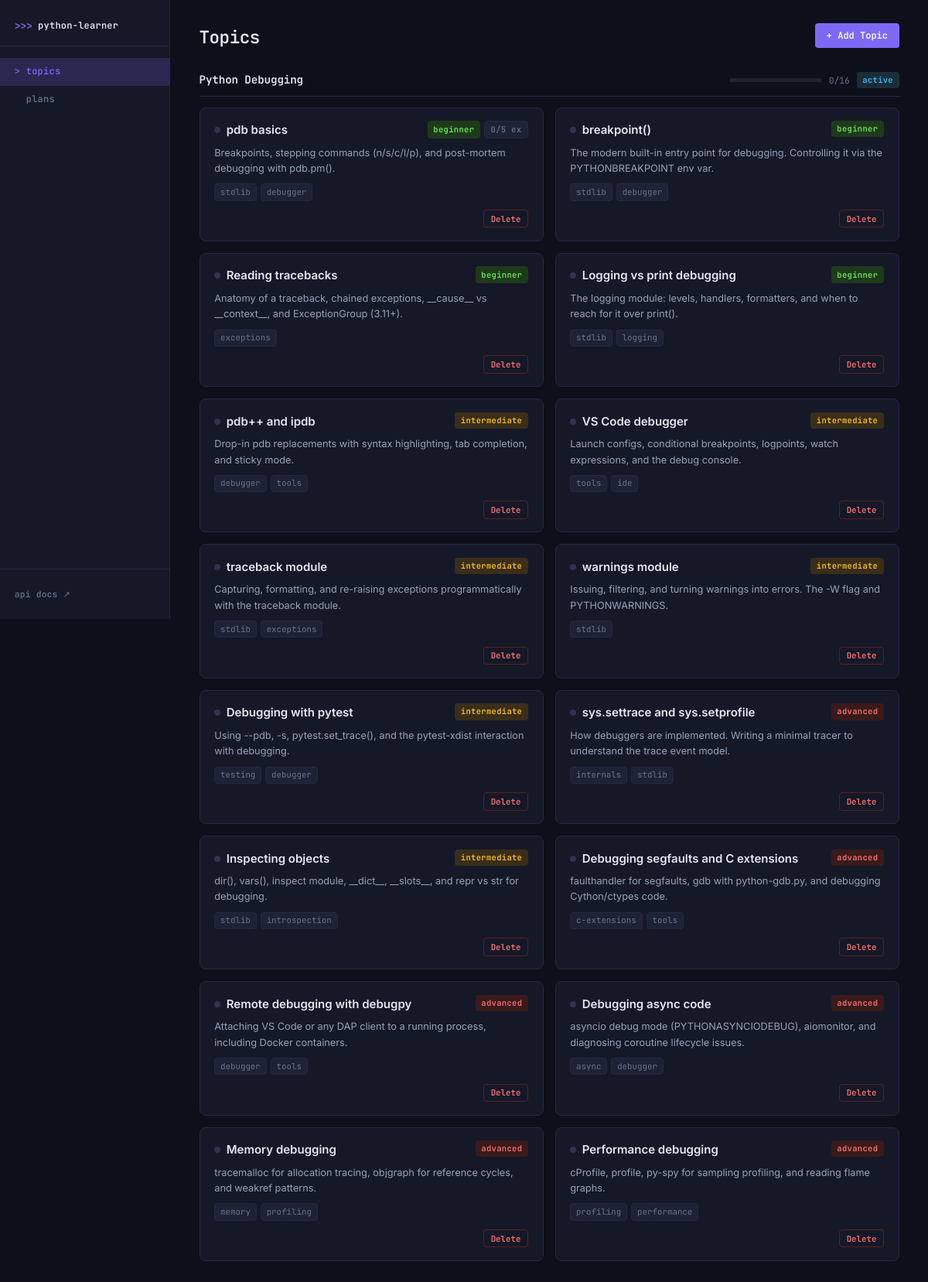
Page /topics/ on the committed database.
### app/models/plan.py (models this page shows, shortened)
class LearningPlan(Base):
    __tablename__ = "learning_plans"
    id: Mapped[int] = mapped_column(primary_key=True)
    name: Mapped[str]
    description: Mapped[Optional[str]] = mapped_column(Text, nullable=True)
    status: Mapped[str] = mapped_column(default="active")  # active | paused | completed
    created_at: Mapped[datetime] = mapped_column(DateTime, server_default=func.now())
    items: Mapped[list[PlanItem]] = relationship(
        "PlanItem",
        back_populates="plan",
        order_by="PlanItem.position",
        cascade="all, delete-orphan",
    )

class PlanItem(Base):
    __tablename__ = "plan_items"
    __table_args__ = (
        UniqueConstraint("plan_id", "topic_id", name="uq_plan_topic"),
    )
    id: Mapped[int] = mapped_column(primary_key=True)
    plan_id: Mapped[int] = mapped_column(ForeignKey("learning_plans.id"))
    topic_id: Mapped[int] = mapped_column(ForeignKey("topics.id"))
    position: Mapped[int] = mapped_column(default=0)
    status: Mapped[str] = mapped_column(default="not_started")  # not_started | in_progress | done
    notes: Mapped[Optional[str]] = mapped_column(Text, nullable=True)
    plan: Mapped[LearningPlan] = relationship("LearningPlan", back_populates="items")
    topic: Mapped[Topic] = relationship("Topic", back_populates="plan_items")

### app/models/topic.py (models this page shows, shortened)
class Topic(Base):
    __tablename__ = "topics"
    id: Mapped[int] = mapped_column(primary_key=True)
    name: Mapped[str] = mapped_column(index=True)
    slug: Mapped[str] = mapped_column(unique=True, index=True)
    description: Mapped[Optional[str]] = mapped_column(Text, nullable=True)
    difficulty: Mapped[str] = mapped_column(default="beginner")  # beginner | intermediate | advanced
    tags: Mapped[Optional[str]] = mapped_column(nullable=True)   # comma-separated
    parent_id: Mapped[Optional[int]] = mapped_column(ForeignKey("topics.id"), nullable=True)
    created_at: Mapped[datetime] = mapped_column(DateTime, server_default=func.now())
    parent: Mapped[Optional[Topic]] = relationship(
        "Topic", remote_side="Topic.id", back_populates="children"
    )
    children: Mapped[list[Topic]] = relationship(
        "Topic", back_populates="parent", order_by="Topic.name"
    )
    exercises: Mapped[list[Exercise]] = relationship(
        "Exercise", back_populates="topic", cascade="all, delete-orphan", order_by="Exercise.id"
    )
    plan_items: Mapped[list[PlanItem]] = relationship("PlanItem", back_populates="topic")
    lessons: Mapped[list[TopicLesson]] = relationship(
        "TopicLesson", back_populates="topic", cascade="all, delete-orphan"
    )

### app/models/exercise.py (models this page shows, shortened)
class ExerciseAttempt(Base):
    __tablename__ = "exercise_attempts"
    id: Mapped[int] = mapped_column(primary_key=True)
    exercise_id: Mapped[int] = mapped_column(ForeignKey("exercises.id"))
    code: Mapped[str] = mapped_column(Text)
    status: Mapped[str] = mapped_column(default="attempted")  # attempted | passed | skipped
    notes: Mapped[Optional[str]] = mapped_column(Text, nullable=True)
    submitted_at: Mapped[datetime] = mapped_column(DateTime, server_default=func.now())
    exercise: Mapped[Exercise] = relationship("Exercise", back_populates="attempts")

### app/routers/topics.py (the view)
@router.get("/", response_class=HTMLResponse)
def topics_index(request: Request, db: Session = Depends(get_db)):
    plans, orphan_topics = topic_svc.get_topics_grouped(db)
    all_topics = topic_svc.get_all_topics_flat(db)
    return templates.TemplateResponse(
        request, "topics/index.html",
        {"plans": plans, "orphan_topics": orphan_topics, "all_topics": all_topics},
    )

### app/templates/topics/index.html (shortened to what this page needs)
{% extends "base.html" %}
{% block content %}
<div class="page-header">
  <h1>Topics</h1>
  <button class="btn btn-primary" onclick="toggleForm('add-topic-form')">+ Add Topic</button>
</div>
{% include "partials/topic_list.html" %}
{% endblock %}

### app/templates/partials/topic_list.html (shortened to what this page needs)
<div id="topic-tree">
  {% if not plans and not orphan_topics %}
    <div class="empty-state">
      <p class="empty-title">No topics yet.</p>
      <p class="empty-sub">Add your first topic above to get started.</p>
    </div>
  {% else %}
    {% for plan in plans %}
      {% if plan.items %}
      <div class="plan-group">
        <div class="plan-group-header">
          <a href="/plans/{{ plan.id }}" class="plan-group-title">{{ plan.name }}</a>
          <div class="plan-group-meta">
            <div class="progress-bar" style="width:120px">
            </div>
            <span class="progress-label">{{ plan.done_count }}/{{ plan.item_count }}</span>
            <span class="badge badge-plan-{{ plan.status }}">{{ plan.status }}</span>
          </div>
        </div>
        <div class="topic-grid">
          {% for item in plan.items %}
            {% set topic = item.topic %}
            <div class="topic-card" id="topic-{{ topic.id }}">
              <div class="topic-card-header">
                <div style="display:flex; align-items:center; gap:.5rem; min-width:0">
                  <span class="status-dot status-{{ item.status }}" title="{{ item.status | replace('_',' ') }}"></span>
                  <a href="/topics/{{ topic.slug }}" class="topic-name">{{ topic.name }}</a>
                </div>
                <div class="topic-badges">
                  <span class="badge badge-{{ topic.difficulty }}">{{ topic.difficulty }}</span>
                  {% if topic.exercise_count > 0 %}
                    <span class="badge badge-neutral">{{ topic.passed_exercise_count }}/{{ topic.exercise_count }} ex</span>
                  {% endif %}
                </div>
              </div>
              {% if topic.description %}
                <p class="topic-desc">{{ topic.description }}</p>
              {% endif %}
              {% if topic.tag_list %}
                <div class="tag-row">
                  {% for tag in topic.tag_list %}<span class="tag">{{ tag }}</span>{% endfor %}
                </div>
              {% endif %}
              <div class="topic-card-footer">
                <button class="btn btn-danger btn-sm"
                        hx-delete="/topics/{{ topic.id }}"
                        hx-target="#topic-{{ topic.id }}"
                        hx-swap="outerHTML"
                        hx-confirm="Delete '{{ topic.name }}' and all its exercises?">
                  Delete
                </button>
              </div>
            </div>
          {% endfor %}
        </div>
      </div>
      {% endif %}
    {% endfor %}
  {% endif %}
</div>

### static/app.css (style rules this page uses)
:root { --bg: #0d0f1a; --surface: #151827; --surface-2: #1e2235; --border: #252840; --border-2: #2f3350; --primary: #7c6af7; --primary-dim: #4a3fbf; --primary-glow:#7c6af733; --text: #e2e8f0; --text-muted: #64748b; --text-dim: #94a3b8; --success: #34d399; --warning: #fbbf24; --danger: #f87171; --info: #38bdf8; --font-ui: 'JetBrains Mono', monospace; --font-body: 'Inter', sans-serif; --font-code: 'JetBrains Mono', monospace; --radius: 8px; --radius-sm:4px; --sidebar-w:220px; }
*, *::before, *::after { box-sizing: border-box; margin: 0; padding: 0; }
html { font-size: 15px; }
body { background: var(--bg); color: var(--text); font-family: var(--font-body); display: flex; min-height: 100vh; line-height: 1.6; }
a { color: var(--primary); text-decoration: none; }
.page-header { display: flex; justify-content: space-between; align-items: flex-start; margin-bottom: 1.75rem; gap: 1rem; }
.page-header h1 { font-family: var(--font-ui); font-size: 1.5rem; font-weight: 600; color: var(--text); letter-spacing: -.02em; }
.topic-grid { display: grid; grid-template-columns: repeat(auto-fill, minmax(320px, 1fr)); gap: 1rem; }
.topic-card { background: var(--surface); border: 1px solid var(--border); border-radius: var(--radius); padding: 1.1rem 1.25rem; transition: border-color .15s; }
.topic-card-header { display: flex; justify-content: space-between; align-items: flex-start; margin-bottom: .5rem; gap: .5rem; }
.topic-name { font-weight: 600; font-size: 1rem; color: var(--text); text-decoration: none; }
.topic-badges { display: flex; gap: .35rem; flex-wrap: wrap; }
.topic-desc { font-size: .85rem; color: var(--text-dim); margin-bottom: .6rem; }
.topic-card-footer { margin-top: .75rem; display: flex; justify-content: flex-end; }
.progress-bar { flex: 1; height: 5px; background: var(--surface-2); border-radius: 99px; overflow: hidden; }
.progress-label { font-size: .75rem; color: var(--text-muted); white-space: nowrap; font-family: var(--font-ui); }
.status-dot { width: 8px; height: 8px; border-radius: 50%; flex-shrink: 0; }
.status-dot.status-not_started { background: var(--border-2); }
.badge { display: inline-flex; align-items: center; padding: .15rem .5rem; border-radius: var(--radius-sm); font-family: var(--font-ui); font-size: .7rem; font-weight: 600; letter-spacing: .03em; white-space: nowrap; }
.badge-beginner { background: #1e3a1a; color: #6ee75a; }
.badge-intermediate { background: #3a2e1a; color: #fbbf24; }
.badge-advanced { background: #3a1a1a; color: #f87171; }
.badge-neutral { background: var(--surface-2); color: var(--text-muted); border: 1px solid var(--border); }
.badge-plan-active { background: #1a2e3a; color: var(--info); }
.tag-row { display: flex; flex-wrap: wrap; gap: .35rem; }
.tag { background: var(--surface-2); border: 1px solid var(--border); border-radius: var(--radius-sm); padding: .1rem .45rem; font-size: .72rem; color: var(--text-muted); font-family: var(--font-ui); }
.btn { display: inline-flex; align-items: center; gap: .35rem; padding: .45rem .9rem; border-radius: var(--radius-sm); border: 1px solid transparent; font-family: var(--font-ui); font-size: .8rem; font-weight: 600; cursor: pointer; transition: background .15s, color .15s, border-color .15s, opacity .15s; text-decoration: none; white-space: nowrap; }
.btn-primary { background: var(--primary); color: #fff; }
.btn-danger { background: transparent; color: var(--danger); border-color: #5a2020; }
.btn-sm { padding: .25rem .55rem; font-size: .72rem; }
.plan-group { margin-bottom: 2.5rem; }
.plan-group-header { display: flex; align-items: center; justify-content: space-between; gap: 1rem; margin-bottom: .9rem; padding-bottom: .6rem; border-bottom: 1px solid var(--border); }
.plan-group-title { font-family: var(--font-ui); font-size: .95rem; font-weight: 600; color: var(--text); text-decoration: none; letter-spacing: -.01em; }
.plan-group-meta { display: flex; align-items: center; gap: .6rem; }

### rows in the picture
LearningPlan: name "Python Debugging", done_count "0", item_count "16", status "active"
PlanItem: exercise_count "5", tag_list "stdlib" "debugger"
Topic: name "pdb basics", difficulty "beginner", description "Breakpoints, stepping commands (n/s/c/l/p), and post-mortem debugging with pdb.pm()."
ExerciseAttempt: passed_exercise_count "0"
PlanItem: tag_list "stdlib" "debugger"
Topic: name "breakpoint()", difficulty "beginner", description "The modern built-in entry point for debugging. Controlling it via the PYTHONBREAKPOINT env var."
Topic: name "Reading tracebacks", difficulty "beginner", description "Anatomy of a traceback, chained exceptions, __cause__ vs __context__, and ExceptionGroup (3.11+).", tags "exceptions"
PlanItem: tag_list "stdlib" "logging"
Topic: name "Logging vs print debugging", difficulty "beginner", description "The logging module: levels, handlers, formatters, and when to reach for it over print()."
PlanItem: tag_list "debugger" "tools"
Topic: name "pdb++ and ipdb", difficulty "intermediate", description "Drop-in pdb replacements with syntax highlighting, tab completion, and sticky mode."
PlanItem: tag_list "tools" "ide"
Topic: name "VS Code debugger", difficulty "intermediate", description "Launch configs, conditional breakpoints, logpoints, watch expressions, and the debug console."
PlanItem: tag_list "stdlib" "exceptions"
Topic: name "traceback module", difficulty "intermediate", description "Capturing, formatting, and re-raising exceptions programmatically with the traceback module."
Topic: name "warnings module", difficulty "intermediate", description "Issuing, filtering, and turning warnings into errors. The -W flag and PYTHONWARNINGS.", tags "stdlib"
PlanItem: tag_list "testing" "debugger"
Topic: name "Debugging with pytest", difficulty "intermediate", description "Using --pdb, -s, pytest.set_trace(), and the pytest-xdist interaction with debugging."
PlanItem: tag_list "internals" "stdlib"
Topic: name "sys.settrace and sys.setprofile", difficulty "advanced", description "How debuggers are implemented. Writing a minimal tracer to understand the trace event model."
PlanItem: tag_list "stdlib" "introspection"
Topic: name "Inspecting objects", difficulty "intermediate", description "dir(), vars(), inspect module, __dict__, __slots__, and repr vs str for debugging."
PlanItem: tag_list "c-extensions" "tools"
Topic: name "Debugging segfaults and C extensions", difficulty "advanced", description "faulthandler for segfaults, gdb with python-gdb.py, and debugging Cython/ctypes code."
PlanItem: tag_list "debugger" "tools"
Topic: name "Remote debugging with debugpy", difficulty "advanced", description "Attaching VS Code or any DAP client to a running process, including Docker containers."
PlanItem: tag_list "async" "debugger"
Topic: name "Debugging async code", difficulty "advanced", description "asyncio debug mode (PYTHONASYNCIODEBUG), aiomonitor, and diagnosing coroutine lifecycle issues."
PlanItem: tag_list "memory" "profiling"
Topic: name "Memory debugging", difficulty "advanced", description "tracemalloc for allocation tracing, objgraph for reference cycles, and weakref patterns."
PlanItem: tag_list "profiling" "performance"
Topic: name "Performance debugging", difficulty "advanced", description "cProfile, profile, py-spy for sampling profiling, and reading flame graphs."
